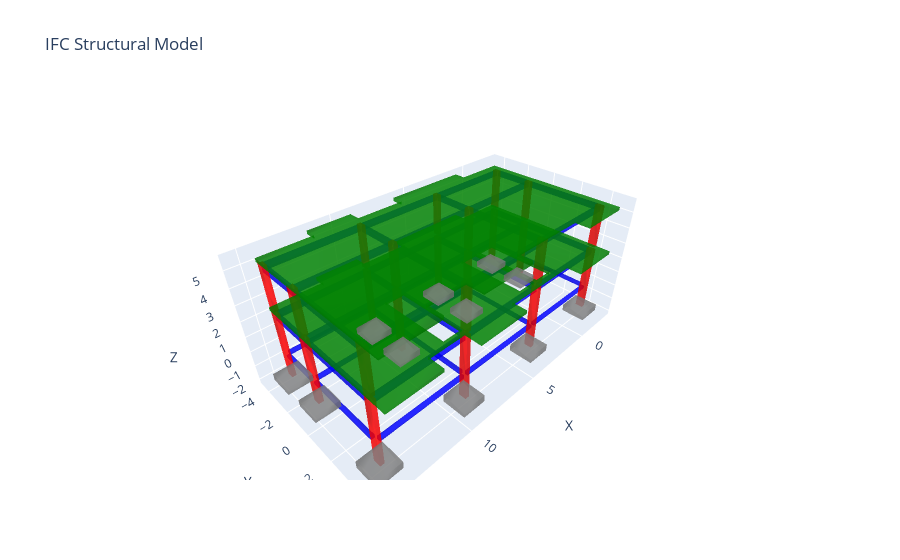

The notebook cell this image was saved under:
### Code cell
converter = IFCtoOpenSeesConverter()
converter.load_ifc('sample_models/CASA TIPO 11111.ifc')
structural_elements = converter.extract_structural_elements()
print(f"Extracted elements: {len(structural_elements)}")
print("Element types:", {elem['type'] for elem in structural_elements.values()})
converter.visualize_model()
